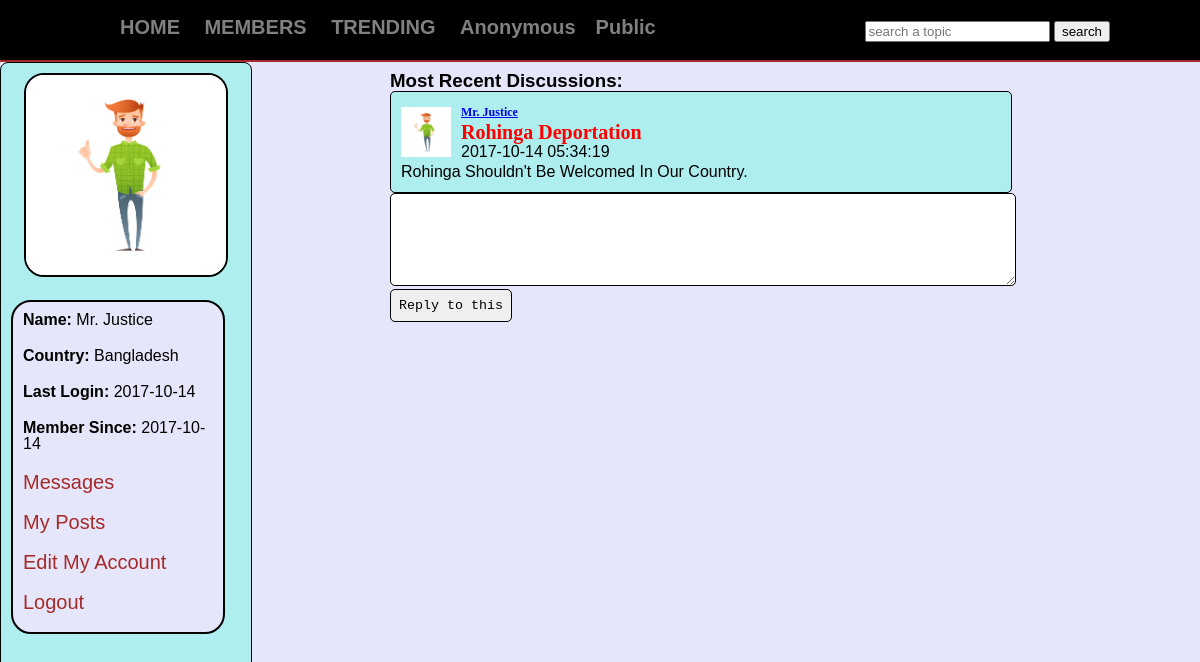
The app's page /justice/single.php?post_id=28 (signed in) with its own data.
### tables this page shows
CREATE TABLE `topics` (
  `topic_id` int(11) NOT NULL,
  `topic_title` text NOT NULL
);

CREATE TABLE `users` (
  `user_id` int(11) NOT NULL,
  `user_name` varchar(100) NOT NULL,
  `user_pass` varchar(100) NOT NULL,
  `user_email` varchar(100) NOT NULL,
  `user_country` varchar(100) NOT NULL,
  `user_gender` varchar(100) NOT NULL,
  `user_b_day` date NOT NULL,
  `user_image` text NOT NULL,
  `register_date` date NOT NULL,
  `last_login` date NOT NULL,
  `status` text NOT NULL,
  `posts` text NOT NULL,
  `ver_code` varchar(100) NOT NULL
);

CREATE TABLE `posts` (
  `post_id` int(11) NOT NULL,
  `user_id` int(11) NOT NULL,
  `topic_id` int(11) NOT NULL,
  `post_title` text NOT NULL,
  `post_content` text NOT NULL,
  `post_date` timestamp NOT NULL DEFAULT CURRENT_TIMESTAMP ON UPDATE CURRENT_TIMESTAMP,
  `group_id` int(11) NOT NULL
);

### justice/single.php (the view, shortened to what this page needs)
<?php
include("functions/functions.php");
if(!isset($_SESSION['user_email'])) {
	header("location: index.php");
}
else {
?>
<!DOCTYPE html>
<html>
	<head>
	<link rel="stylesheet" href="styles/home_style.css" media="all" />
	</head>
	<body>
		<div class="container">
			<div id="head_wrap">
				<div id="header">
					<ul id="menu">
						<li><a href="home.php">HOME</a></li>
						<li><a href="members.php">MEMBERS</a></li>
						<li><a href="topic.php">TRENDING</a></li>
						<?php
						$get_topics="select * from topics";
						$run_topics=mysqli_query($con,$get_topics);
						while($row = mysqli_fetch_array($run_topics)){
							$topic_id=$row['topic_id'];
							$topic_title=$row['topic_title'];
							echo "<li><a href='topic.php?topic=$topic_id'>$topic_title</a></li>";
						}
						?>
					</ul>
					<form method="get" action="results.php" id="form1">
						<input type="text" name="user_query" placeholder="search a topic" />
						<input type="submit" name="search" value="search" />
					</form>
				</div>
			</div>
			<div class="content">
				<div id="user_timeline">
					<div id="user_details">
					<?php
					$user=$_SESSION['user_email'];
					$get_user="select * from users where user_email='$user'";
					$run_user=mysqli_query($con,$get_user);
					$row=mysqli_fetch_array($run_user);
					$user_name=$row['user_name'];
					$user_country=$row['user_country'];
					$user_image=$row['user_image'];
					$register_date=$row['register_date'];
					$last_login=$row['last_login'];
					echo "
						<center><img src= 'user/user_images/$user_image' width='200' height='200' /></center>
						<div id='user_mention'>
						<p><strong>Name:</strong> $user_name</p>
						<p><strong>Country:</strong> $user_country</p>
						<p><strong>Last Login:</strong> $last_login</p>
						<p><strong>Member Since:</strong> $register_date</p>
						<p><a href='my_messages.php'>Messages</a></p>
						<p><a href='my_posts.php'>My Posts</a></p>
						<p><a href='Edit Profile.php'>Edit My Account</a></p>
						<p><a href='logout.php'>Logout</a></p>
						</div>
					";
					?>
					</div>
				</div>
				<div id="content_timeline">
					<h3>Most Recent Discussions:</h3>
					<?php single_post(); ?>
				</div>
			</div>
		</div>
	</body>
</html>
<?php } ?>

### justice/functions/functions.php (shortened to what this page needs)
<?php
	$con=mysqli_connect("localhost","root","","justice") or die("Connection was not Established");
	function single_post(){
		if(isset($_GET['post_id'])){
			global $con;
			$get_id=$_GET['post_id'];
			$get_posts="select * from posts where post_id='$get_id'";
		$run_posts=mysqli_query($con,$get_posts);
		$row_posts=mysqli_fetch_array($run_posts);
			$user_id=$row_posts['user_id'];
			$post_title=$row_posts['post_title'];
			$content=$row_posts['post_content'];
			$post_date=$row_posts['post_date'];
			$user="select * from users where user_id='$user_id' AND posts='yes'";
			$run_user=mysqli_query($con,$user);
			$row_user=mysqli_fetch_array($run_user);
			$user_name=$row_user['user_name'];
      $user_image = $row_user['user_image'];
			echo " <div id='posts'>
			<p><img src='user/user_images/$user_image' width='50' height='50'></p>
			<h3><a href='user_profile.php?user_id=$user_id' >$user_name</a></h3>
			<h4>$post_title</h4>
			<p>$post_date</p>
			<p>$content</p>
			</div>
      ";
      echo "
			<form action='' method='post' id='reply'>
			<textarea cols='50' rows='5' name='comment' placeholder='write your reply'> </textarea><br/>
			<input type='submit' name='reply' value='Reply to this'/>
			</form>
			";
		}
	}
?>

### justice/styles/home_style.css (style rules this page uses)
html, body, div, span, applet, object, iframe, h1, h2, h3, h4, h5, h6, p, blockquote, pre, a, abbr, acronym, address, big, cite, code, del, dfn, em, img, ins, kbd, q, s, samp, small, strike, strong, sub, sup, tt, var, b, u, i, center, dl, dt, dd, ol, ul, li, fieldset, form, label, legend, table, caption, tbody, tfoot, thead, tr, th, td, article, aside, canvas, details, embed, figure, figcaption, footer, header, hgroup, menu, nav, output, ruby, section, summary, time, mark, audio, video { margin: 0; padding: 0; border: 0; }
body { line-height: 1; background-color: #E6E6FA; font-family: "Raleway", sans-serif; }
.container { margin: 0; padding: 0; background-color: #E6E6FA; }
#head_wrap { width: 100%; height: 40px; margin: 0 auto; border-bottom: 2px solid brown; padding: 10px; background: #AFEEEE; background-color: black; }
#header { margin: 0 auto; width: 1000px; height: 35px; }
#menu { line-height:35px; padding:0; margin:0; float:left; }
#menu li { display:inline; list-style:none; }
#menu a { margin:5px; padding:5px; text-decoration:none; color:gray; font-size:20px; font-weight:bold; }
#form1 { float: right; line-height: 35px; padding-top:3px; }
.content { width: 1200px; margin:0 auto; }
#user_timeline { background: #AFEEEE; width:250px; float:left; height:850px; border:1px solid black; border-radius: 8px; }
#user_details { padding:10px; margin-bottom:5px; }
#user_details img { border: 2px solid black; border-radius:20px; }
#user_details p { margin-bottom:10px; padding:5px; }
#user_details a { color:brown; text-decoration:none; font-size:20px; }
#user_mention { background:#E6E6FA; border: 2px solid black; border-radius:20px; width:200px; margin-top:20px ; margin-right: 15px; padding:5px; }
#content_timeline { float:right; width:700px; padding:10px; margin-right: 100px; }
#posts { width:600px; background:#AFEEEE; padding:10px; line-height:20px; border:1px solid black; text-align:justify; border-radius: 5px; }
#posts img { float:left; padding-top:5px; padding-right:10px; }
#posts h3 { color:brown; font-size: 12px; font-family: Georgia; }
#posts h4 { color: red; font-size: 20px; font-family: Trebuchet MS; }
#reply textarea { padding:8px; border:1px solid black; border-radius:5px; font_weight:bolder; font-family:Courier New; width: 608px; }
#reply input { padding:8px; border:1px solid black; border-radius:5px; font_weight:bolder; font-family:Courier New; }

### records on screen
topics: topic_title "Anonymous"
topics: topic_title "Public"
users: user_image (picture), user_name "Mr. Justice", user_country "Bangladesh", last_login "2017-10-14", register_date "2017-10-14"
posts: post_title "Rohinga Deportation", post_date "2017-10-14 05:34:19", post_content "Rohinga Shouldn't Be Welcomed In Our Country."
